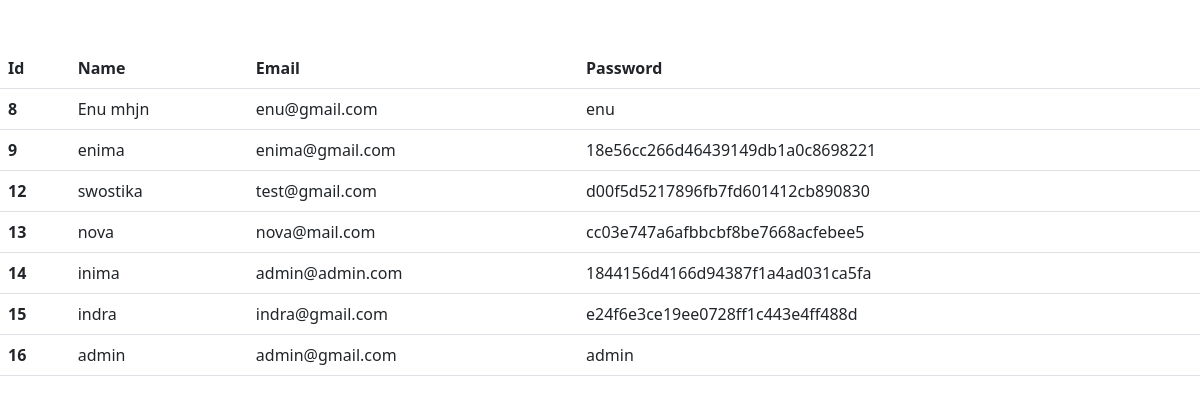
Before: /userdetail.php with the older database file.
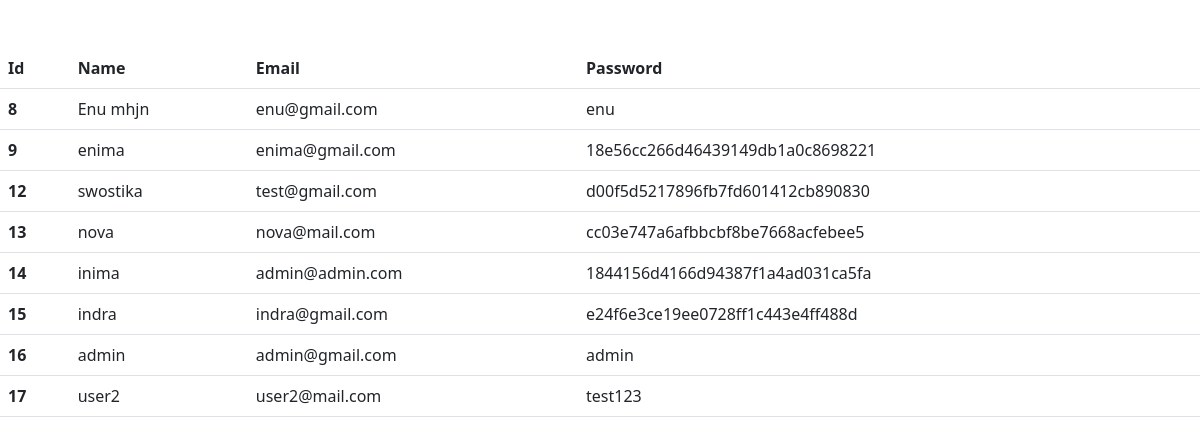
After: the same page with the newer database file.
### tables this page shows
CREATE TABLE `user_form` (
  `id` int(255) NOT NULL,
  `name` varchar(255) NOT NULL,
  `email` varchar(255) NOT NULL,
  `password` varchar(255) NOT NULL,
  `user_type` varchar(255) NOT NULL DEFAULT 'user'
);

### userdetail.php (the view, shortened to what this page needs)
<?php
include "config.php";
?>
<!DOCTYPE html>
<html lang="en">
<head>
    <link href="https://cdn.jsdelivr.net/npm/bootstrap@5.2.0-beta1/dist/css/bootstrap.min.css" rel="stylesheet">
</head>
<body>
<table class="table my-5" >
  <thead>
    <tr>
      <th scope="col">Id</th>
      <th scope="col">Name</th>
      <th scope="col">Email</th>
      <th scope="col">Password</th>
    </tr>
  </thead>
  <tbody>
  <?php
      $sql="Select * from user_form ";
      $result=mysqli_query($conn,$sql);
      if($result){
      while($row=mysqli_fetch_assoc($result)){
        $id=$row['id'];
        $name=$row['name'];
        $email=$row['email'];
        $password=$row['password'];
        echo'<tr>
          <th scope="row">'.$id.'</th>
          <td>'.$name.'</td>
          <td>'.$email.'</td>
          <td>'.$password.'</td>
          </tr>';
      }
    }
     ?>
  </tbody>
</table>
</body>
</html>

Changed rows visible on the page:
added user_form: id "17", name "user2", email "user2@mail.com", password "test123"
